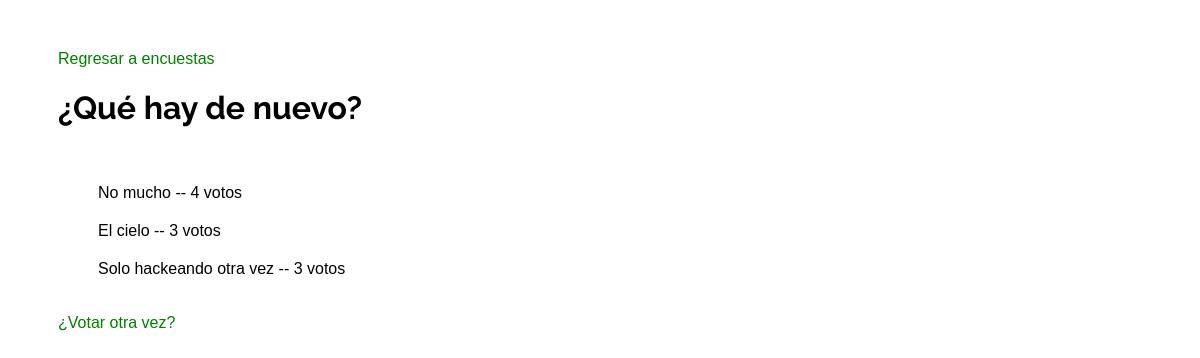
Page /polls/1/results/ on the committed database.
### polls/models.py (models this page shows, shortened)
class Question(models.Model):
    question_text = models.CharField(max_length=200)
    pub_date = models.DateTimeField('date published')

class Choice(models.Model):
    question = models.ForeignKey(Question, on_delete=models.CASCADE)
    choice_text = models.CharField(max_length=200)
    votes = models.IntegerField(default=0)

### polls/views.py (the view)
# urls.py: path('<int:pk>/results/', views.ResultsView.as_view(), name='results'),
class ResultsView(generic.DetailView):
    model = Question
    template_name = 'polls/results.html'

### polls/templates/polls/results.html
{% extends "polls/base.html" %}
{% block content %}
    <a href="{% url 'polls:index' %}">Regresar a encuestas</a>
    <h1>{{ question.question_text }}</h1>
    <ul>
    {% for choice in question.choice_set.all %}
        <li>{{ choice.choice_text|ljust:"50" }} -- {{ choice.votes }} voto{{ choice.votes|pluralize }}</li>
    {% endfor %}
    </ul>
    <a href="{% url 'polls:detail' question.id %}">¿Votar otra vez?</a>
{% endblock content %}

### polls/static/polls/style.css (style rules this page uses)
body { color: black; background: white; font-family: 'Raleway', sans-serif; }
h1 { display: block; }
ul { list-style-type: none; }
li { margin: 20px 0px; }
li, a { text-decoration: none; font-family: sans-serif; }
a { color: green; }

### rows in the picture
Question: question_text "¿Qué hay de nuevo?"
Choice: choice_text "No mucho", votes "4"
Choice: choice_text "El cielo", votes "3"
Choice: choice_text "Solo hackeando otra vez", votes "3"
